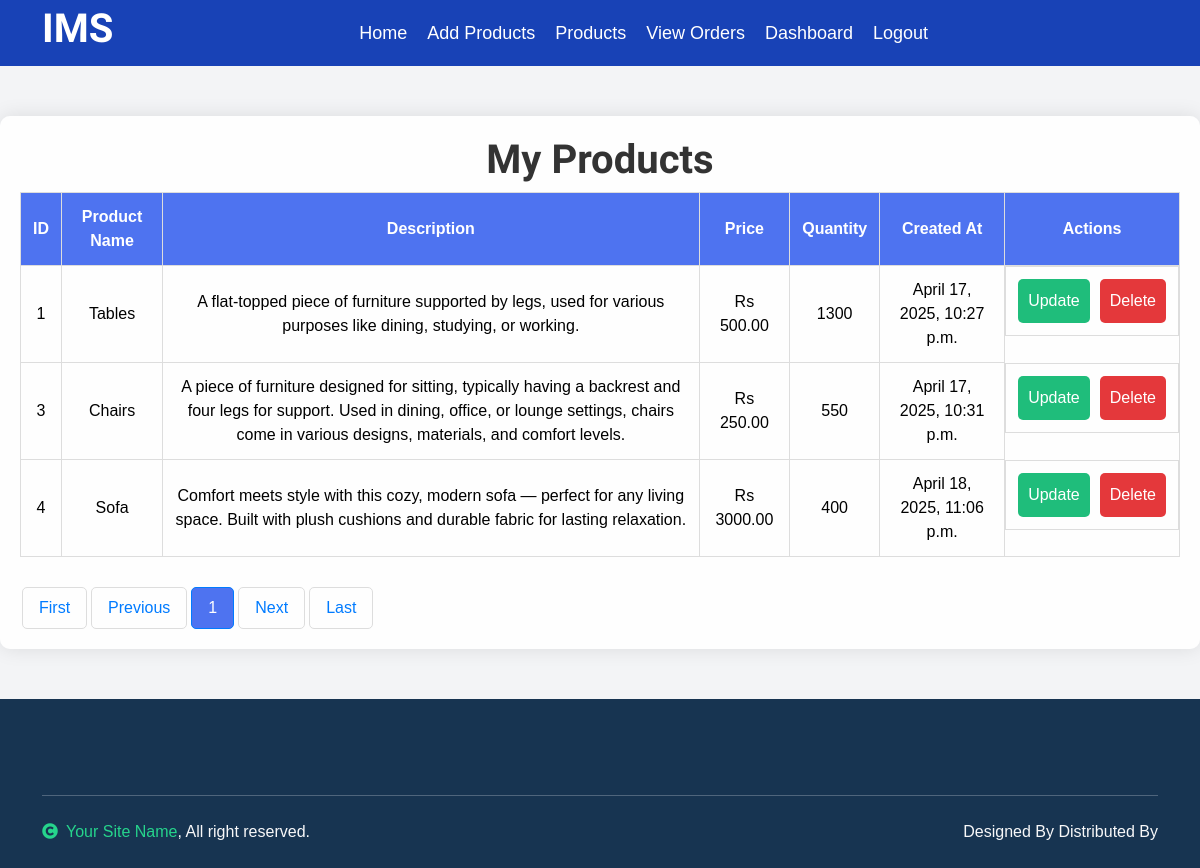
The page /myproducts/ (signed in) on the database its author committed.
### Inventory_App/models.py (models this page shows, shortened)
class Products(models.Model):
    name = models.CharField(max_length=100)
    price = models.DecimalField(max_digits=10, decimal_places=2)
    description = models.TextField()
    company = models.ForeignKey(Company, on_delete=models.CASCADE)
    created_at = models.DateTimeField(auto_now_add=True, null=True)
    quantity = models.IntegerField()
    total_qty = models.IntegerField(null=True)
    class Meta:
        db_table = 'Products'

### Inventory_App/views.py (the view)
# urls.py: path('myproducts/', views.myproducts, name='myproducts'),
def myproducts(request):
    login = request.session['login']
    email = request.session['email']
    company = Company.objects.get(email=email)
    products = Products.objects.filter(company=company)
    paginator = Paginator(products, 4)
    page_number = request.GET.get('page')
    page_obj = paginator.get_page(page_number)
    return render(request, 'myproducts.html', {'data':page_obj, 'login':login})

### templates/myproducts.html (shortened to what this page needs)
{% extends "home.html" %}
{% block content %}
<head>
</head>
<body>
    <div class="containr">
        <h1>My Products</h1>
        <div class="table-responsive">
        <table>
            <thead>
                <tr>
                    <th>ID</th>
                    <th>Product Name</th>
                    <th>Description</th>
                    <th>Price</th>
                    <th>Quantity</th>
                    <th>Created At</th>
                    <th>Actions</th>
                </tr>
                </thead>
                <tbody>
                    {% for i in data %}
                    <tr>
                        <td>{{ i.id }}</td>
                        <td>{{ i.name}}</td>
                        <td>{{ i.description}}</td>
                        <td>Rs {{ i.price }}</td>
                        <td>{{ i.quantity }}</td>
                        <td>{{ i.created_at }}</td>
                             <td style="display: flex; justify-content: center; align-items: center; gap: 10px;">
                                <a href="{% url "update" i.id %}" class="action-btn" style="padding: 10px; text-decoration: none; background-color: #1fbd7b; color: white; border-radius: 5px;">Update</a>
                                <a href="{% url "delete" i.id %}" class="action-btn" style="padding: 10px; text-decoration: none; background-color:rgb(228, 56, 59); color: white; border-radius: 5px;">Delete</a>
                            </td>
                    </tr>
                    {% endfor %}
                </tbody>
        </table>
    </div>
    <div class="pagination">
        <a href="?page=1">First</a>
        <a href="?page={% if data.number > 1 %}{{ data.previous_page_number }}{% else %}1{% endif %}">Previous</a>
        {% for num in data.paginator.page_range %}
            {% if data.number == num %}
                <a href="?page={{ num }}" class="active">{{ num }}</a>
            {% else %}
                <a href="?page={{ num }}">{{ num }}</a>
            {% endif %}
        {% endfor %}
        <a href="?page={% if data.number < data.paginator.num_pages %}{{ data.next_page_number }}{% else %}{{ data.paginator.num_pages }}{% endif %}">Next</a>
        <a href="?page={{ data.paginator.num_pages }}">Last</a>
    </div>
</div>
</body>
{% endblock %}

### rows shown on the page
Products: id "1", name "Tables", description "A flat-topped piece of furniture supported by legs, used for various purposes like dining, studying, or working.", price "500.00", quantity "1300", created_at "April 17, 2025, 10:27 p.m."
Products: id "3", name "Chairs", description "A piece of furniture designed for sitting, typically having a backrest and four legs for support. Used in dining, office, or lounge settings, chairs come in various designs, materials, and comfort levels.", price "250.00", quantity "550", created_at "April 17, 2025, 10:31 p.m."
Products: id "4", name "Sofa", description "Comfort meets style with this cozy, modern sofa — perfect for any living space. Built with plush cushions and durable fabric for lasting relaxation.", price "3000.00", quantity "400", created_at "April 18, 2025, 11:06 p.m."

### other values the page prints
{{ num }} "1"
